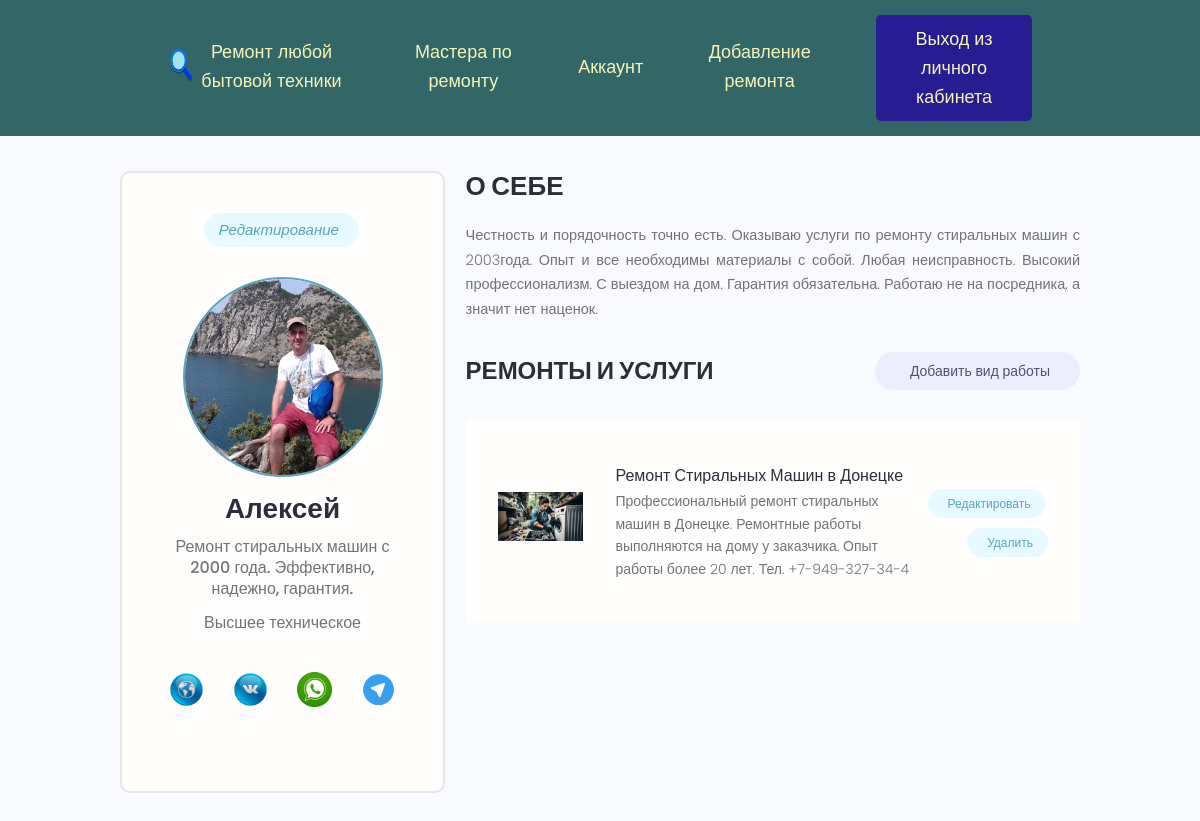
/engineers/account/ (signed in), run on an earlier commit of the app's database.
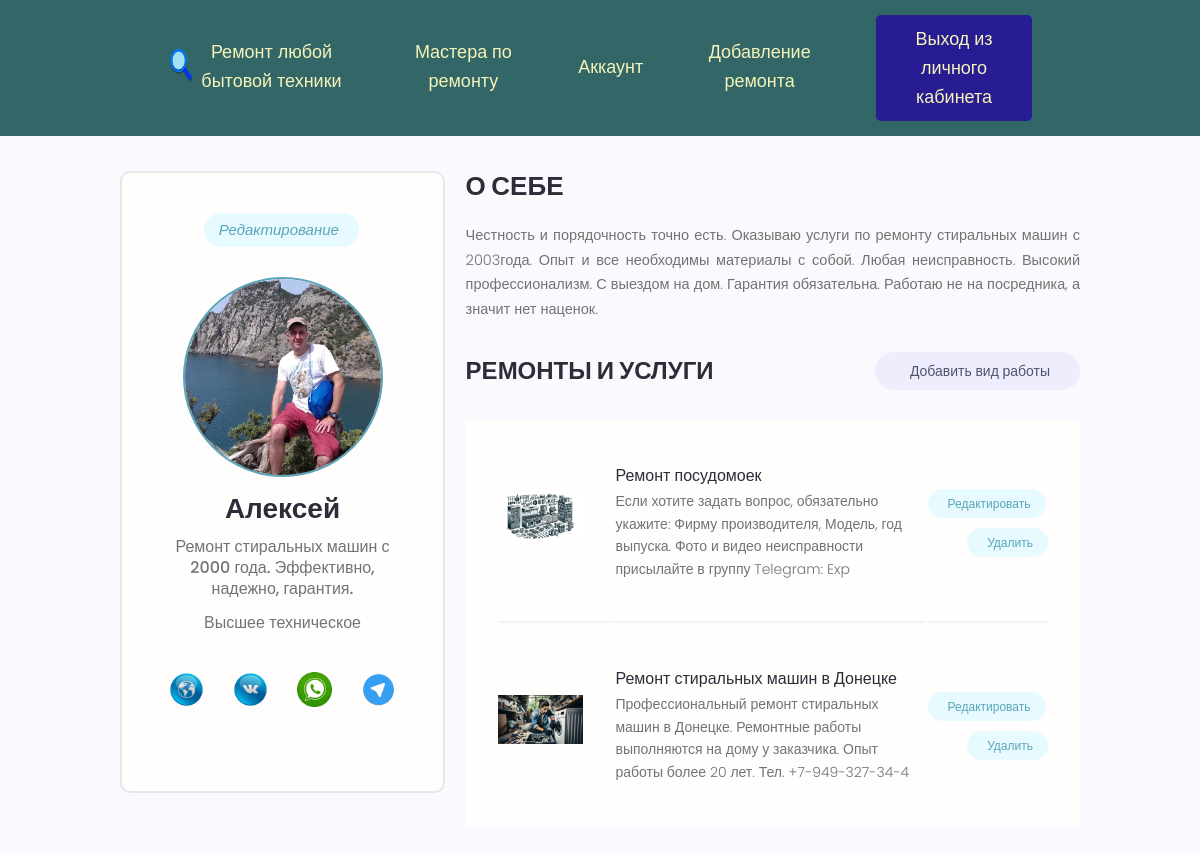
And on a later commit of the database.
### rembyt/models.py (models this page shows, shortened)
class Repair(models.Model):
    owner = models.ForeignKey(Engineer, on_delete=models.SET_NULL, blank=True, null=True, verbose_name="Мастер")
    type_of_repair = models.CharField(max_length=200, verbose_name="Вид ремонта")
    description = models.TextField(blank=True, verbose_name="Описание")
    my_image = models.ImageField(default="resize_imag.jpg", upload_to='repairs/%Y/%m/%d', verbose_name="Фото")
    price_link = models.FileField(upload_to="repairs/", default="repairs/price_repair_cleaner.jpeg", verbose_name="Цены")
    vote_total = models.IntegerField(default=0, blank=True, verbose_name="Отзывов")
    vote_ratio = models.IntegerField(default=0, blank=True, verbose_name="Положительных отзывов")
    created = models.DateTimeField(auto_now_add=True, verbose_name="Дата")
    class Meta:
        ordering = ["-created"]

### engineers/views.py (the view)
# urls.py: path('account/', views.engineer_account, name="account"),
@login_required(login_url='login')  # если зашел незареганный польль то перенаправим на авторизацию
def engineer_account(request):
    prof = request.user.engineer  # у текущего польля берем его данные
    repairs = prof.repair_set.all()
    context = {
        'profile': prof,
        'repairs': repairs
    }  # текущего польля
    return render(request, 'engineers/account.html', context)

### engineers/templates/engineers/account.html (shortened to what this page needs)
{% extends 'rembyt/base.html' %}
{% load static %}
{% block content %}
  <main class="settingsPage profile my-md">
    <div class="container">
      <div class="layout">
        <div class="column column--1of3">
          <div class="card text-center">
            <div class="card__body dev">
              <a class="tag tag--pill tag--main settings__btn" href="{% url 'edit-account' %}"><i class="im im-edit">Редактирование</i></a>
              <img class="avatar avatar--xl dev__avatar" src="{{profile.engineer_image.url}}" />
              <h2 class="dev__name">{{ profile.name }}</h2>
              <p class="dev__title">{{ profile.i_info }}</p>
              <p class="dev__location">{{ profile.education }}</p>
              <ul class="dev__social">
                            {% if profile.social_website %}
                            <li>
                                <a title="Website" href="{{ engineer.social_website }}" target="_blank"><i
                                        class="website"></i>
                                </a>
                            </li>
                            {% endif %}
                            {% if profile.social_vkontakte %}
                            <li>
                                <a title="Vkontakte" href="{{ engineer.social_vkontakte }}" target="_blank"><i
                                        class="vkontakte"></i></a>
                            </li>
                            {% endif %}
                            {% if profile.social_whatsapp %}
                            <li>
                                <a title="Whatsapp" href="{{ engineer.social_whatsapp }}" target="_blank"><i
                                        class="whatsapp"></i></a>
                            </li>
                            {% endif %}
                            {% if profile.social_telegram %}
                            <li>
                                <a title="Telegram" href="{{ engineer.social_telegram }}" target="_blank"><i
                                        class="telegram"></i></a>
                            </li>
                            {% endif %}
                        </ul>
            </div>
          </div>
        </div>
        <div class="column column--2of3">
          <div class="devInfo">
            <h3 class="devInfo__title">О себе</h3>
            <p class="devInfo__about">
              {{ profile.all_info}}
            </p>
          </div>
          <div class="settings">
            <h3 class="settings__title">Ремонты и услуги</h3>
            <a class="tag tag--pill tag--sub settings__btn tag--lg" href="{% url 'create-repair' %}"> Добавить вид работы</a>
          </div>
          <table class="settings__table">
              {% for repair in repairs %}
            <tr>
              <td class="settings__thumbnail">
                <a href="{% url 'repair' repair.id %}"><img src="{{ repair.my_image.url }}" alt="Project Thumbnail" /></a>
              </td>
              <td class="settings__tableInfo">
                <a href="{% url 'repair' repair.id %}">{{ repair.type_of_repair }}</a>
                <p>
                    {{ repair.description|slice:"150" }}
                </p>
              </td>
              <td class="settings__tableActions">
                <a class="tag tag--pill tag--main settings__btn" href="{% url 'update-repair' repair.id %}">Редактировать</a>
                <a class="tag tag--pill tag--main settings__btn" href="{% url 'delete-repair' repair.id %}">
                  Удалить</a>
              </td>
            </tr>
              {% endfor %}
          </table>
        </div>
      </div>
    </div>
  </main>
{% endblock %}

What changed in the data, as far as the page shows it:
added Repair: my_image (picture), type_of_repair "Ремонт посудомоек", description "Если хотите задать вопрос, обязательно укажите: Фирму производителя, Модель, год выпуска. Фото и видео неисправности присылайте в группу Telegram: Exp"
changed Repair: type_of_repair "Ремонт Стиральных Машин в Донецке" → "Ремонт стиральных машин в Донецке"
